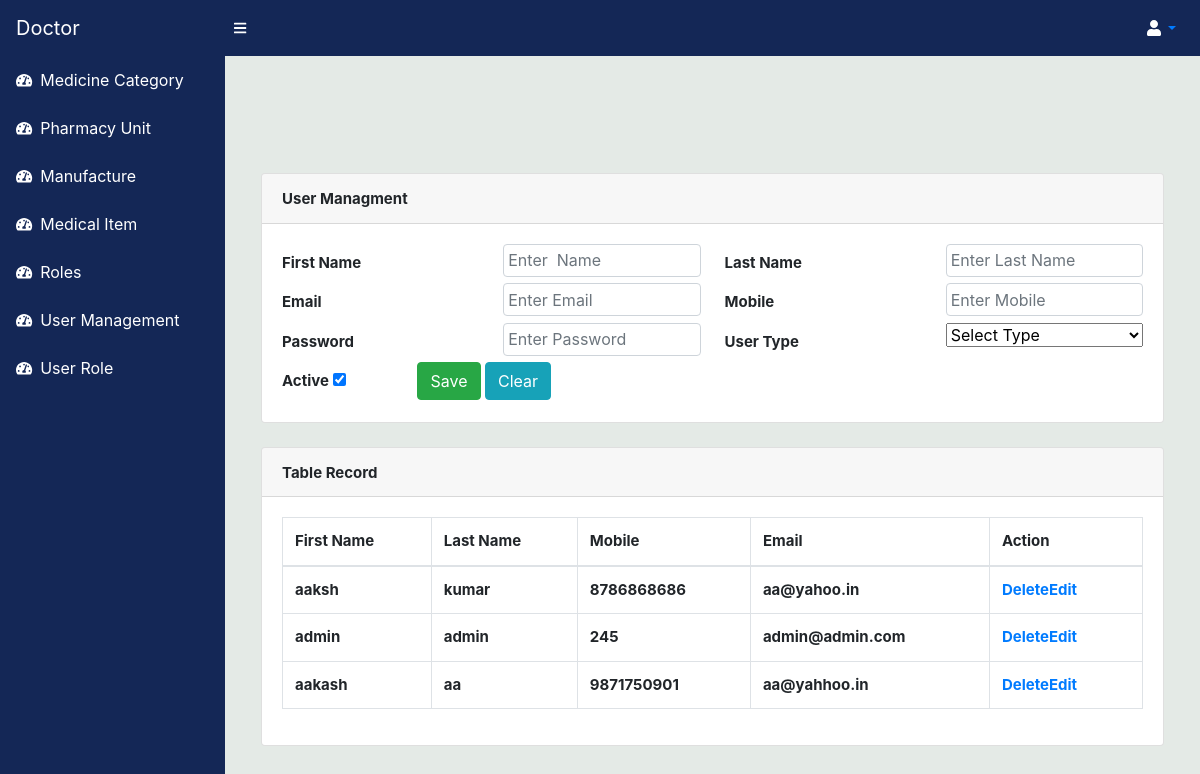
The app's page /index.php/user with its own data.
### tables this page shows
CREATE TABLE `users` (
  `user_id` int(10) NOT NULL,
  `user_type` tinyint(6) NOT NULL,
  `first_name` varchar(200) NOT NULL,
  `last_name` varchar(200) NOT NULL,
  `email` varchar(200) NOT NULL,
  `mobile` varchar(200) NOT NULL,
  `password` varchar(200) NOT NULL,
  `is_email_verified` tinyint(6) NOT NULL,
  `is_mobile_verified` tinyint(6) NOT NULL,
  `created_by` varchar(100) NOT NULL,
  `created_on` timestamp(6) NOT NULL DEFAULT current_timestamp(6),
  `updated_on` datetime(6) DEFAULT NULL,
  `status` tinyint(6) NOT NULL
);

### application/controllers/User.php (called while the page is built, shortened)
<?php
class User extends CI_Controller {
public function __construct(){
        $this->load->helper(array('form', 'url'));
        $this->load->library('form_validation');
		$this->load->database();
        $this->load->model('MainModel', 'admin');
	    $this->load->library('session');
    }
	  public function index()
	   {
		   $counta=$this->admin->count_role("SELECT * FROM `roles`,user_roles WHERE user_roles.role_id=roles.role_id AND user_roles.user_id='5' AND user_roles.role_id='2'");
		    if($counta>=1)
			{
		   $a=1;
		  $data=$this->admin->get_specific_data('status',$a,'users');
		$this->load->view('user',compact('data'));
			}
			else{
				$this->load->view('res');
			}
      }
}

### index.php (called while the page is built, shortened)
<?php
require_once BASEPATH.'core/CodeIgniter.php';

### application/models/MainModel.php (called while the page is built, shortened)
<?php
class MainModel extends CI_Model{
   public function get_specific_data($db_id,$id,$db_name){
		$q=$this->db->select('*')->where($db_id,$id)->get($db_name);
        return $q->result();
	}
	function count_role($query)
	{
        $q = $this->db->query($query);
        return $q->num_rows();
    }
}
?>

### application/views/user.php (the view, shortened to what this page needs)
<!DOCTYPE html>
  <html lang="en">
    <head>
      <?php include "link.php"; ?>
      <link href="https://unpkg.com/aos@2.3.1/dist/aos.css" rel="stylesheet">
    </head>
    <body class="sb-nav-fixed">
       <?php
        include "header.php";
       ?>
        <div id="layoutSidenav_content" style="background-color: #e4eae6;">
          <main>
            <div class="container-fluid" data-aos="fade-down" style="opacity: 1; margin-top: 12%;">
              <div class="col-md-12">
                <div class="card mb-4">
                  <div class="card-header">
                    <b style='font-size:15px;'>User Managment </b>
                  </div>
                  <div class="card-body">
                    <form method="post" enctype="multipart/form-data">
                      <div class="row">
                        <div class="col-md-3">
                          <label for="name" style="margin-top:6px; font-size:17px;"><b style='font-size:15px;'>First Name</b></label>
                        </div>
                        <div class="col-md-3">
                          <input type="text" class="form-control" name="first" id="category" placeholder="Enter  Name" required="required" style="height:33px; padding:4px;">
                        </div>
						<div class="col-md-3">
                          <label for="name" style="margin-top:6px; font-size:17px;"><b style='font-size:15px;'>Last Name</b></label>
                        </div>
                        <div class="col-md-3">
                          <input type="text" class="form-control" name="last" id="category" placeholder="Enter Last Name" required="required" style="height:33px; padding:4px;">
                        </div>
						<div class="col-md-3">
                          <label for="name" style="margin-top:6px; font-size:17px;"><b style='font-size:15px;'>Email</b></label>
                        </div>
						  <div class="col-md-3">
                          <input type="text" class="form-control" name="email" id="category" placeholder="Enter Email" required="required" style="height:33px; padding:4px;">
                        </div>
						<div class="col-md-3">
                          <label for="name" style="margin-top:6px; font-size:17px;"><b style='font-size:15px;'>Mobile</b></label>
                        </div>
                        <div class="col-md-3">
                          <input type="text" class="form-control" name="mobile" id="category" placeholder="Enter Mobile" required="required" style="height:33px; padding:4px;">
                        </div>
						<div class="col-md-3">
                          <label for="name" style="margin-top:6px; font-size:17px;"><b style='font-size:15px;'>Password</b></label>
                        </div>
                        <div class="col-md-3">
                          <input type="password" class="form-control" name="password" id="category" placeholder="Enter Password" required="required" style="height:33px; padding:4px;">
                        </div>
						 <div class="col-md-3">
                          <label for="name" style="margin-top:6px; font-size:17px;"><b style='font-size:15px;'>User Type</b></label>
                        </div>
                        <div class="col-md-3">
                          <select style="width:100%;" name="type" required>
						  <option value="">Select Type</option>
							</select>
                        </div>
                        <div class="col-md-2">
                          <label for="name" style="font-size:17px; margin-top:6px;"><b style='font-size:15px;'>Active</b></label>
                          <input type="checkbox" id="flag" name="flag" value="1" checked="checked">
                        </div>
                        <div>
                          <input type="submit" id="submit" class="btn btn-success" name="submit" value="Save"/>
                          <input type="button" id="reset" class="btn btn-info" name="reset" onclick="clearit()"  value="Clear"/>
                        </div>
                      </div>
                    </form>
                  </div>
                </div>
                <div class="card mb-4">
                  <div class="card-header">
                    <b style='font-size:15px;'>Table Record</b>
                  </div>
                  <div class="card-body">
                    <div class="table-responsive">
                      <table class="table table-bordered" id="dataTable" width="100%" cellspacing="0">
                        <thead>
                          <tr>
                            <th style='font-size:15px;'>First Name</th>
							<th style='font-size:15px;'>Last Name</th>
							<th style='font-size:15px;'>Mobile</th>
							<th style='font-size:15px;'>Email</th>
                            <th style='font-size:15px;'>Action</th>
                          </tr>
                        </thead>
                        <tbody>
						<?php
						foreach($data as $row) {  ?>
                            <tr>
                            <th style='font-size:15px;'><?php echo $row->first_name; ?></th>
							<th style='font-size:15px;'><?php echo $row->last_name; ?></th>
							<th style='font-size:15px;'><?php echo $row->mobile; ?></th>
							<th style='font-size:15px;'><?php echo $row->email; ?></th>
                            <th style='font-size:15px;'><a style='cursor:pointer; float:left' href="<?php echo base_url('User/delete/?id='.$row->user_id);?>">Delete</a>&nbsp;&nbsp;
							<a style='cursor:pointer; float:left' href="<?php echo base_url('User/edit/?id='.$row->user_id);?>">Edit</a>
							</th>
                          </tr>
						<?php } ?>
                        </tbody>
                      </table>
                    </div>
                  </div>
                </div>
              </div>
            </div>
          </main>
        </div>
      </div>
    </body>
</html>

### application/views/link.php (shortened to what this page needs)
<link href="<?php echo base_url(); ?>assets/css/styles.css" rel="stylesheet" />
<link href="https://cdn.datatables.net/1.10.20/css/dataTables.bootstrap4.min.css" rel="stylesheet" />

### application/views/header.php (shortened to what this page needs)
<nav class="sb-topnav navbar navbar-expand" style="background-color: #142756;">
       <a class="navbar-brand" href="main.php" style="background-color: #142756; color:white">Doctor</a>
       <button class="btn btn-link btn-sm order-1 order-lg-0" id="sidebarToggle" href="#" style="color:white"><i class="fas fa-bars"></i></button>
       <ul class="navbar-nav ml-auto ml-md-0">
         <li class="nav-item dropdown">
           <a class="nav-link dropdown-toggle" id="userDropdown" href="#" role="button" data-toggle="dropdown" aria-haspopup="true" aria-expanded="false"><i class="fas fa-user fa-fw" style="color: white;"></i></a>
         </li>
       </ul>
     </nav>
     <div id="layoutSidenav">
       <div id="layoutSidenav_nav">
         <nav class="sb-sidenav accordion sb-sidenav-dark" id="sidenavAccordion">
           <div class="sb-sidenav-menu" style="background-color: #142756;">
             <div class="nav">
               <a class="nav-link" href="<?php echo site_url('Category'); ?>" style="color: white;">
                 <div class="sb-nav-link-icon"><i class="fas fa-tachometer-alt" style="color:white;"></i></div>
                 Medicine Category
               </a>
               <a class="nav-link" href="<?php echo site_url('Unit'); ?>" style="color: white;">
                 <div class="sb-nav-link-icon"><i class="fas fa-tachometer-alt" style="color:white;"></i></div>
                 Pharmacy Unit
               </a>
			<a class="nav-link"  href="<?php echo site_url('Manufacture'); ?>"  style="color: white;">
                 <div class="sb-nav-link-icon"><i class="fas fa-tachometer-alt" style="color:white;"></i></div>
                 Manufacture
               </a>
               <a class="nav-link" href="<?php echo site_url('Item'); ?>" style="color: white;">
                 <div class="sb-nav-link-icon"><i class="fas fa-tachometer-alt" style="color:white;"></i></div>
                 Medical Item
               </a>
			 <a class="nav-link" href="<?php echo site_url('Role'); ?>" style="color: white;">
                 <div class="sb-nav-link-icon"><i class="fas fa-tachometer-alt" style="color:white;"></i></div>
                 Roles
               </a>
                <a class="nav-link" href="<?php echo site_url('User'); ?>" style="color: white;">
                 <div class="sb-nav-link-icon"><i class="fas fa-tachometer-alt" style="color:white;"></i></div>
                 User Management
               </a>
			 <a class="nav-link" href="<?php echo site_url('Userrole'); ?>" style="color: white;">
                 <div class="sb-nav-link-icon"><i class="fas fa-tachometer-alt" style="color:white;"></i></div>
                 User Role
               </a>
             </div>
           </div>
         </nav>
       </div>

### records on screen
users: first_name "aaksh", last_name "kumar", mobile "8786868686", email "aa@yahoo.in"
users: first_name "admin", last_name "admin", mobile "245", email "admin@admin.com"
users: first_name "aakash", last_name "aa", mobile "9871750901", email "aa@yahhoo.in"
